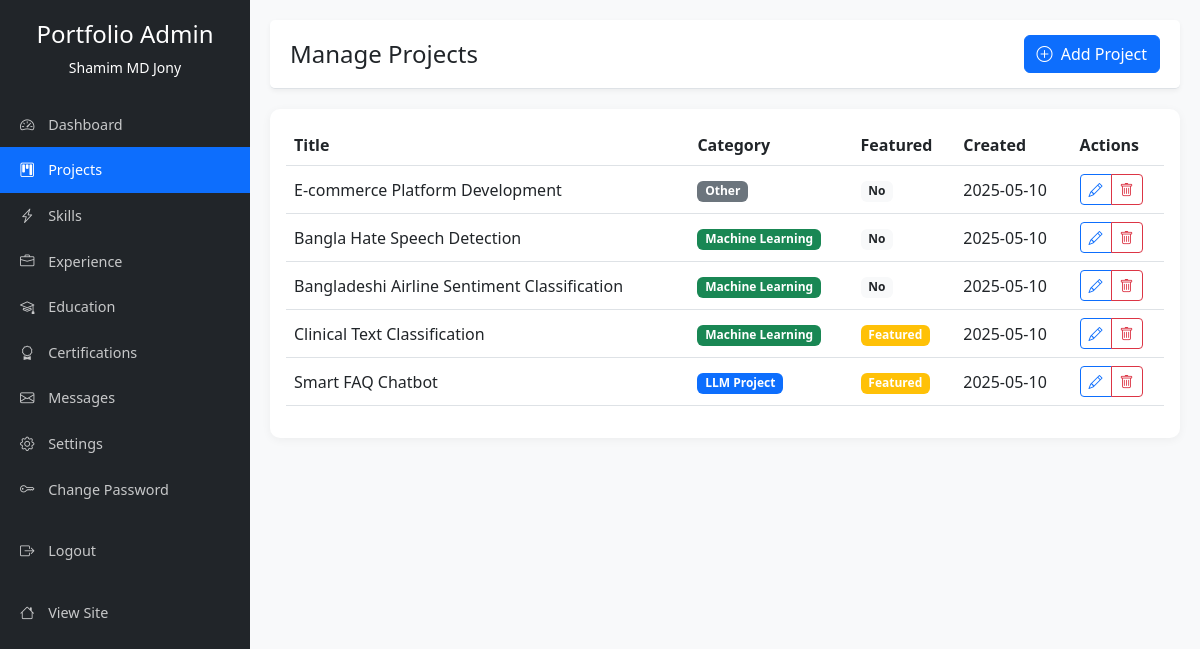
Screenshot of /dashboard/projects (signed in) with the database file from the repository.
### models.py (models this page shows)
class Project(db.Model):
    id = db.Column(db.Integer, primary_key=True)
    title = db.Column(db.String(100), nullable=False)
    category = db.Column(db.String(50), nullable=False)  # e.g., 'ml', 'llm', 'web', 'other'
    description = db.Column(db.Text, nullable=False)
    technologies = db.Column(db.String(255))  # Comma-separated list of technologies used
    image_url = db.Column(db.String(255))  # URL to project image
    project_url = db.Column(db.String(255))  # Live demo URL
    github_url = db.Column(db.String(255))  # GitHub repository URL
    youtube_url = db.Column(db.String(255))  # YouTube video URL
    featured = db.Column(db.Boolean, default=False)  # Whether to feature on homepage
    created_at = db.Column(db.DateTime, default=datetime.utcnow)
    updated_at = db.Column(db.DateTime, default=datetime.utcnow, onupdate=datetime.utcnow)

### app.py (the view)
@app.route('/dashboard/projects')
@login_required
def manage_projects():
    projects = Project.query.order_by(Project.created_at.desc()).all()
    return render_template('admin/projects/index.html', projects=projects)

### app.py (called while the page is built)
@login_manager.user_loader
def load_user(user_id):
    return User.query.get(int(user_id))

@app.before_request
def track_visitor():
    if request.method == 'GET' and not request.path.startswith('/dashboard') and not request.path.startswith('/admin') and not request.path.startswith('/static'):
        try:
            visitor = Visitor(
                page=request.path,
                ip_address=request.remote_addr,
                user_agent=request.user_agent.string if request.user_agent else None,
                referrer=request.referrer
            )
            db.session.add(visitor)
            db.session.commit()
        except Exception as e:
            print(f"Error tracking visitor: {e}")
            db.session.rollback()

### templates/admin/projects/index.html (shortened to what this page needs)
{% extends 'admin/base.html' %}
{% block header_title %}Manage Projects{% endblock %}
{% block header_actions %}
<a href="{{ url_for('create_project') }}" class="btn btn-primary">
    <i class="bi bi-plus-circle me-1"></i> Add Project
</a>
{% endblock %}
{% block content %}
<div class="card">
    <div class="card-body">
        {% if projects %}
        <div class="table-responsive">
            <table class="table table-hover">
                <thead>
                    <tr>
                        <th>Title</th>
                        <th>Category</th>
                        <th>Featured</th>
                        <th>Created</th>
                        <th>Actions</th>
                    </tr>
                </thead>
                <tbody>
                    {% for project in projects %}
                    <tr>
                        <td>{{ project.title }}</td>
                        <td>
                            {% if project.category == 'llm' %}
                            <span class="badge bg-primary">LLM Project</span>
                            {% elif project.category == 'ml' %}
                            <span class="badge bg-success">Machine Learning</span>
                            {% else %}
                            <span class="badge bg-secondary">Other</span>
                            {% endif %}
                        </td>
                        <td>
                            {% if project.featured %}
                            <span class="badge bg-warning">Featured</span>
                            {% else %}
                            <span class="badge bg-light text-dark">No</span>
                            {% endif %}
                        </td>
                        <td>{{ project.created_at.strftime('%Y-%m-%d') }}</td>
                        <td>
                            <div class="btn-group" role="group">
                                <a href="{{ url_for('edit_project', id=project.id) }}" class="btn btn-sm btn-outline-primary">
                                    <i class="bi bi-pencil"></i>
                                </a>
                                <button type="button" class="btn btn-sm btn-outline-danger" data-bs-toggle="modal" data-bs-target="#deleteModal{{ project.id }}">
                                    <i class="bi bi-trash"></i>
                                </button>
                            </div>
                        </td>
                    </tr>
                    {% endfor %}
                </tbody>
            </table>
        </div>
        {% endif %}
    </div>
</div>
{% endblock %}

### templates/admin/base.html (style rules this page uses)
body { font-family: 'Segoe UI', Tahoma, Geneva, Verdana, sans-serif; background-color: #f8f9fa; }
.card { border: none; border-radius: 10px; box-shadow: 0 2px 10px rgba(0, 0, 0, 0.05); margin-bottom: 20px; }
.btn-primary { background-color: #0d6efd; border-color: #0d6efd; }
.table { vertical-align: middle; }

### rows the page displays
Project: title "E-commerce Platform Development", category "Other", featured "No", created_at "2025-05-10"
Project: title "Bangla Hate Speech Detection", category "Machine Learning", featured "No", created_at "2025-05-10"
Project: title "Bangladeshi Airline Sentiment Classification", category "Machine Learning", featured "No", created_at "2025-05-10"
Project: title "Clinical Text Classification", category "Machine Learning", featured "Featured", created_at "2025-05-10"
Project: title "Smart FAQ Chatbot", category "LLM Project", featured "Featured", created_at "2025-05-10"
